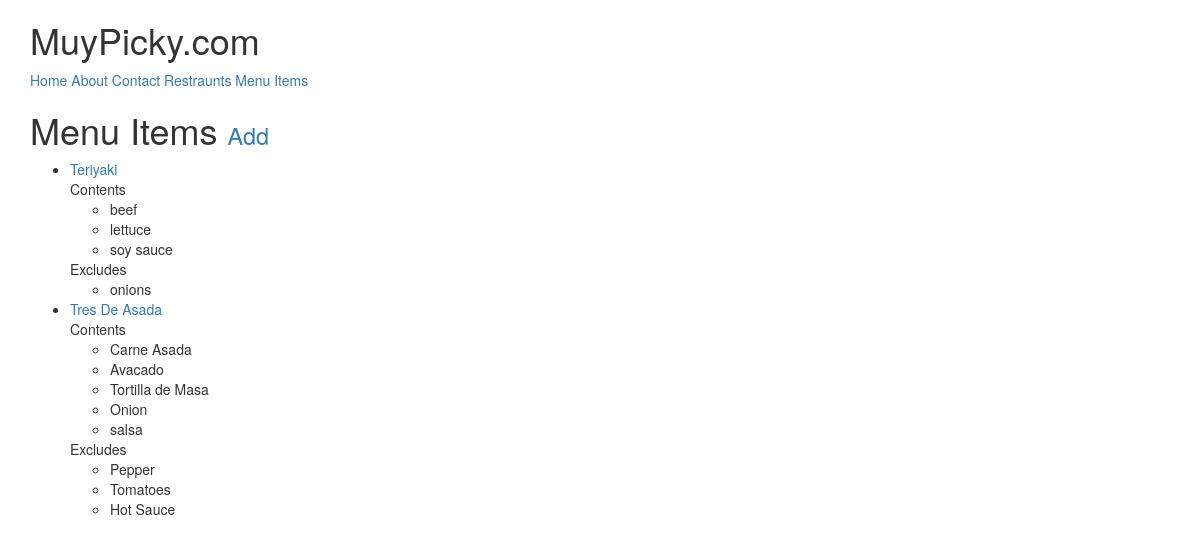
Before: /items/ (signed in) with the older database file.
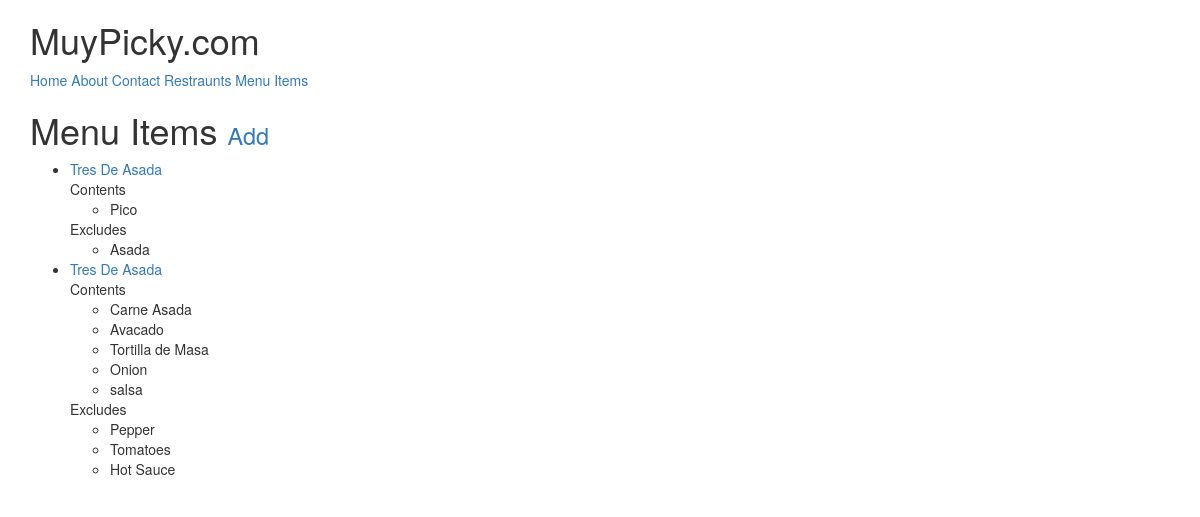
After: the same page with the newer database file.
### menus/models.py (models this page shows, shortened)
class Item(models.Model):
	user 				= models.ForeignKey(settings.AUTH_USER_MODEL)
	restraunt 			= models.ForeignKey(RestrauntLocation)
	name				= models.CharField(max_length=120)
	contents			= models.TextField(help_text='Separate each item by comma')
	excludes			= models.TextField(blank=True, null=True, help_text='Separate each item by comma')
	public				= models.BooleanField(default=True)
	timestamp           = models.DateTimeField(auto_now_add=True)
	updated             = models.DateTimeField(auto_now=True)
	def get_absolute_url(self):
		return reverse('menus:detail', kwargs={'pk': self.pk})
	class Meta:
		ordering = ['-updated', '-timestamp']
	def get_contents(self):
		return self.contents.split(",")
	def get_excludes(self):
		return self.excludes.split(",")

### menus/views.py (the view)
# urls.py: url(r'$', ItemListView.as_view(), name='list'),
class ItemListView(LoginRequiredMixin, ListView):
	def get_queryset(self):
		return Item.objects.filter(user=self.request.user)

### menus/templates/menus/item_list.html (shortened to what this page needs)
{% extends "base.html" %}
{% block content %}
<h1>Menu Items <small><a href='{% url "menus:create" %}'>Add</a></small></h1>
<ul>
{% for obj in object_list %}
	<li><a href='{{ obj.get_absolute_url }}'>{{ obj.name }}</a><br/>
		{% if obj.contents %}
		Contents
		<ul>
			{% for item in obj.get_contents %}
			<li>{{ item }}</li>
			{% endfor %}
		</ul>
		{% endif %}
		{% if obj.excludes %}
		Excludes
		<ul>
			{% for item in obj.get_excludes %}
			<li>{{ item }}</li>
			{% endfor %}
		</ul>
		{% endif %}
	</li>
	{% empty %}
	<li><a href='{% url "menus:create" %}'>Add</a></li>
{% endfor %}
</ul>
{% endblock %}

Changed rows visible on the page:
no longer on this page (row edited): Item: name "Teriyaki", get_contents "beef" "lettuce" "soy sauce", get_excludes "onions"
added Item: name "Tres De Asada", get_contents "Pico", get_excludes "Asada"
